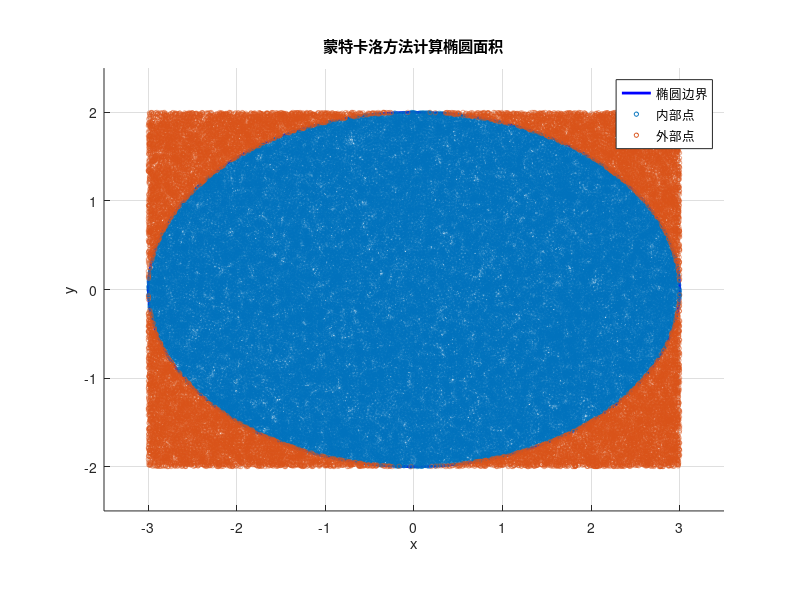

Write the MATLAB code that produced this figure.
% 使用蒙特卡洛方法计算椭圆面积并绘制图形
% 椭圆方程: (x/a)^2 + (y/b)^2 <= 1

a = 3;  % 半长轴
b = 2;  % 半短轴
N = 100000;  % 随机点数

x_rand = (2*a)*rand(N,1) - a;
y_rand = (2*b)*rand(N,1) - b;

inside = (x_rand.^2 / a^2 + y_rand.^2 / b^2) <= 1; %判断是否在椭圆内部

area_exact = pi * a * b;
area_mc = (sum(inside) / N) * (4 * a * b);

fprintf('精确面积: %.4f\n', area_exact);
fprintf('蒙特卡洛面积: %.4f\n', area_mc);
fprintf('误差: %.4f\n', abs(area_mc - area_exact));

%
figure;
hold on;

% 绘制椭圆
theta = linspace(0, 2*pi, 100);
x_ellipse = a * cos(theta);
y_ellipse = b * sin(theta);
plot(x_ellipse, y_ellipse, 'b-', 'LineWidth', 2);

% 绘制随机点
scatter(x_rand(inside), y_rand(inside), 10, 'r.', 'MarkerEdgeAlpha', 0.5);
scatter(x_rand(~inside), y_rand(~inside), 10, 'b.', 'MarkerEdgeAlpha', 0.5);

axis equal;
xlim([-a-0.5, a+0.5]);
ylim([-b-0.5, b+0.5]);
xlabel('x');
ylabel('y');
title('蒙特卡洛方法计算椭圆面积');
legend('椭圆边界', '内部点', '外部点');
grid on;
hold off;